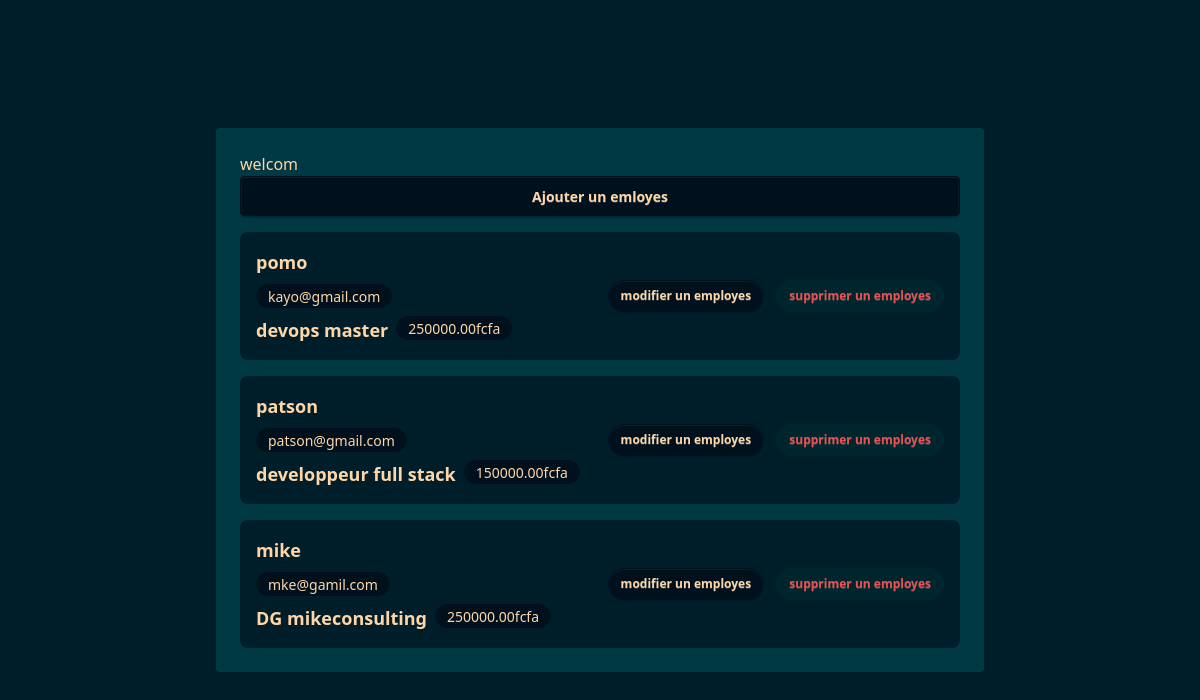
The page / on the database its author committed.
### emloyer/models.py (models this page shows, shortened)
class Employer(models.Model):
    nom=models.CharField(max_length=100)
    email = models.EmailField()
    poste =models.CharField(max_length=100)
    salaire=models.DecimalField(max_digits=10,decimal_places=2)

### emloyer/views.py (the view)
# urls.py: path("", views.ListeEmployes,name='liste_employes'),
def ListeEmployes(request):
    employes=Employer.objects.all()
    return render(request,'employes/liste.html',{'employes':employes})

### emloyer/templates/employes/liste.html
{% extends "employes/layout.html" %}
{% block content %}
<div>
    <a class="btn btn-base-200 w-full" href="{% url 'ajouter_employes' %}">Ajouter un emloyes</a>
</div>
<div class="space-y-4 w-full">
    {% for employe in employes%}
    <div class="flex p-4 bg-base-100 w-full h-fit justify-between rounded-lg items-center">
        <div class="space-y-2">
            <p class="font-bold text-lg">{{employe.nom}}</p>
            <p class="badge badge-ghost">{{employe.email}}</p>
            <div class="flex gap-2">
                <p class="font-bold text-lg">{{employe.poste}}</p>
                <p class="badge badge-ghost">{{employe.salaire}}fcfa</p>
            </div>
        </div>
        <div class="space-x-2">
            <a href="{% url 'modifier_employes' id=employe.id %}" class="btn btn-base-content  btn-sm rounded-3xl">modifier un employes</a>
            <a href="{% url 'supprimer_employes' id=employe.id %}" class="btn btn-error btn-soft btn-sm rounded-3xl">supprimer un employes</a>
        </div>
    </div>
    {%endfor %}
</div>
{%endblock %}

### emloyer/templates/employes/layout.html (shortened to what this page needs)
<!DOCTYPE html>
<html lang="en" data-theme="abyss">
<head>
    <link href="https://cdn.jsdelivr.net/npm/daisyui@5" rel="stylesheet" type="text/css" />
    <script src="https://cdn.jsdelivr.net/npm/@tailwindcss/browser@4"></script>
    <link href="https://cdn.jsdelivr.net/npm/daisyui@5/themes.css" rel="stylesheet" type="text/css" />
</head>
<body>
    <div class="flex justify-center mt-32">
        <div class="flex flex-col w-3xl bg-neutral rounded p-6">
            <div class="space-y-4">
                welcom
                {% block content %}
                {%endblock %}</div>
        </div>
    </div>
</body>
</html>

### rows shown on the page
Employer: nom "pomo", email "kayo@gmail.com", poste "devops master", salaire "250000.00"
Employer: nom "patson", email "patson@gmail.com", poste "developpeur full stack", salaire "150000.00"
Employer: nom "mike", email "mke@gamil.com", poste "DG mikeconsulting", salaire "250000.00"
